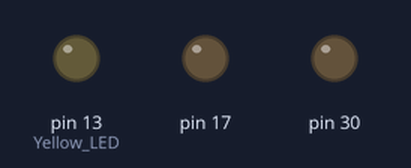
This sketch was run on a simulated Arduino Leonardo, built with avr-gcc and run on an emulated ATmega32U4. Parts: output pins drawn as LEDs (lit = HIGH).

Above: at 0.5 s.
At 2.52 s:
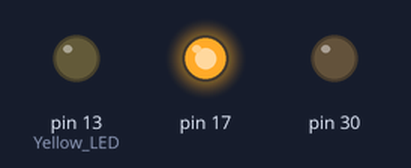
At 5.02 s:
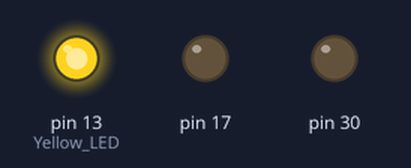
At 5.22 s:
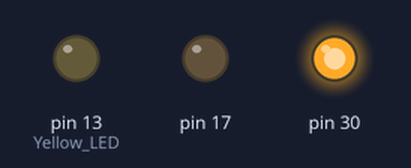
Timing chart, 0 to 5.8 s (numbered marks = the images above):
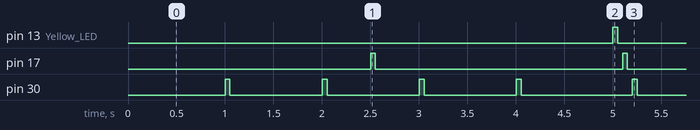

The sketch:

timer.ino
```cpp
// LED timestamps
unsigned long yellow_led_ts;
unsigned long red_led_ts;
unsigned long green_led_ts;

//int sensor_value;             // We will store a sensor reading in this.

// Remember: Setup only runs once when the arduino is powered up.
void setup() {

//  pinMode(A0, INPUT );              // Setup up A0 as input to read.
  pinMode(LED_BUILTIN, OUTPUT);       // Yellow LED
  pinMode(LED_BUILTIN_RX, OUTPUT);    // Red LED
  pinMode(LED_BUILTIN_TX, OUTPUT);    // Green LED

  yellow_led_ts = millis();   // We set an intial timestamp value.
  red_led_ts = millis();      // We set an intial timestamp value.
  green_led_ts = millis();    // We set an intial timestamp value.
}

void flash_leds(int led) {
  digitalWrite(led, HIGH);
  delay(50);
  digitalWrite(led, LOW);
  delay(50);
}


// Remember: loop is called again and again.
void loop() {

    // Get how much time has passed right now.
    unsigned long time_now = millis();

    // Work out how many milliseconds have gone passed by subtracting
    // our two timestamps.  time_now will always be bigger than the
    // time_of_read (except when millis() overflows after 50 days).
    unsigned long yellow_elapsed_time = time_now - yellow_led_ts;
    unsigned long red_elapsed_time = time_now - red_led_ts;
    unsigned long green_elapsed_time = time_now - green_led_ts;


    // See if 5000 milliseconds have elapsed
    // If not, this block is skipped.
    if( yellow_elapsed_time > 5000 ) {

        // Since 5000ms elapsed, we overwrite our last timestamp for the yellow
        // LED with the current time so that another 5000ms is needed to pass.
        yellow_led_ts = millis();

        // Flash yellow LED
        flash_leds(LED_BUILTIN);
    }
    if( red_elapsed_time > 2500 ) {

        red_led_ts = millis();

        // Flash red LED
        flash_leds(LED_BUILTIN_RX);
    }
    if (green_elapsed_time > 1000) {

        green_led_ts = millis();

        // Flash green LED
        flash_leds(LED_BUILTIN_TX);
    }

    // Code outside the above if{} will run on every loop!
    // Therefore code here is no longer stopped waiting for delay()

}
```

Measured:
- by itself, pin 13 (Yellow_LED): alternates HIGH for 0.05 s and LOW for 5.0 s
- by itself, pin 17: alternates HIGH for 0.05 s and LOW for 2.5 s
- by itself, pin 30: goes 3 × (HIGH 0.05 s, LOW 0.95 s), HIGH 0.05 s, LOW 1.1 s, 124 × (HIGH 0.05 s, LOW 0.95 s), HIGH 0.05 s, then LOW
